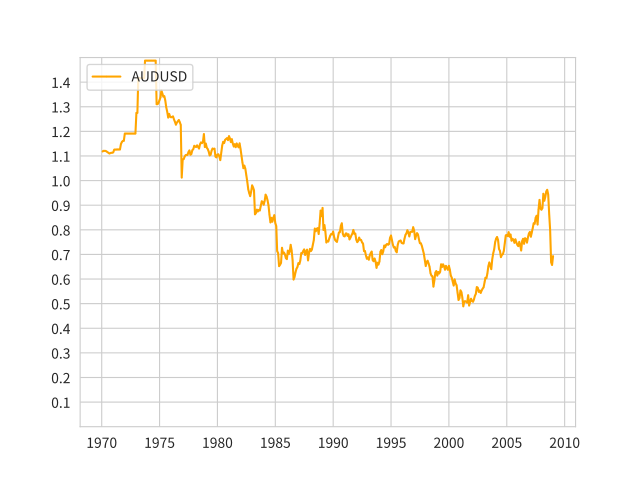

Recreate this plot in Python.
from numpy.random import *
import pandas as pd
import seaborn as sns
from matplotlib import pyplot as plt #%matplotlib inline
import matplotlib.dates as mdates

#Set font in Japanese
plt.rcParams["font.family"] = "Noto Sans CJK JP"

#Load a data file
df1 = pd.read_csv("AUSUSD-1969-2009.csv", #to read CSV file into df = DataFrame.
		sep=",", 
		engine = "python", #to load Japanese CSV file.
		encoding = "utf-8",
        header=[10], #header=[1] = use the second row for comlumn headers, header=[0] = use the first row for comlumn headers. PANDAS count 0 for the first row, 1 for the second row.  
		#index_col=[0], 
		)

#Check Pandas dataframe, showing first 5 row.
print("\nHello, this is the checking part before visualizeing your data.\n")
#print("This is the first three rows in your data.")
#print(df.head(3))
print("\nThis is the overall information of your data.\n")
print(df1.info()) 
print("\nThis is the rows and columns of your data.\n")
print(df1)
print("\nThis is the column labels of your data.\n")
print(df1.columns)
print("\nThis is your first column.\n")
print(df1["Series ID"])
print("\nThis is the column with header name ""FXRUSD"".\n")
print(df1["FXRUSD"])
print("\nThis is the data type of the column with header name ""FXRUSD"".\n")
print(type(df1["FXRUSD"]))


print("\nNow let's change the datatype to prepare for our visualization.\n")
print("\nChanging obeject to datetime.\n")
#df["Series ID"] = pd.to_datetime(df["Series ID"])
df1["Series ID"] = pd.to_datetime(df1["Series ID"], infer_datetime_format=True)
print("\nYou can see the converted datatypes.\n")
print(df1.info())
print("\nYou can see the converted dataframe.\n")
print(df1)
df1 = df1.set_index("Series ID")
print(df1.info())
print(df1)

DATERANGE = df1.loc['1970-01-01':'2009-01-01']
print("\nYou can see the DATERANGE.\n")
print(DATERANGE.info())
print("\nYou can see the DATERANGE dataframe.\n")
print(DATERANGE)

#print("\nGood. Then, we want to use only months and years in the dtaframe.\n")
#df['YEAR_MONTH'] = df["Series ID"].dt.strftime('%Y年%m月')
#print(df.info())
#print(df)


#print("\nNow let's change the datatype to prepare for our visualization.\n")
#print("\nDropping rows with ""-"".\n")
#df = df[df["FXRUSD"].str.contains("-") == False] #Check the column with header ""FXRUSD"" then drop the row with value ""-"". 

#df["FXRUSD"] = pd.to_numeric(df["FXRUSD"]) #Convert datatype from obeject to int or float. Note that this "to_numeric" command didn't work with "-" simbol.
#print("\nYou can see the converted datatypes.\n")
#print(df.info())

print("\nWell done, you finished the checking part.\n")

#Styling
sns.set_style("whitegrid") #Preset styling template.
#plt.grid(True) 
plt.rcParams["font.family"] = "Noto Sans CJK JP" #Set a font after set_style to overwrite.

#plt.plot(df["YEAR_MONTH"], df["FXRUSD"], color ='orange',
#plt.plot(df["Series ID"], df["FXRUSD"], color ='orange',
plt.plot(DATERANGE.index, DATERANGE["FXRUSD"], color ='orange',
         marker ='o', markersize = 0.1, 
         label ='AUDUSD')
 
#plt.plot(df["Series ID"], df["Series ID"], color ='g',
#         linestyle ='dashed', linewidth = 2,
#         label ='JGB10YearYield')
"""
color = 
b	青 (Blue)
g	緑 (Green)
r	赤 (Red)
c	シアン (Cyan)
m	マゼンタ (Magenta)
y	黄 (Yellow)
k	黒 (Black)
w	白 (White)
"""

"""
#Add Annotation and Arrow
plt.annotate('local max', xy=(1950, 100),  xycoords='data',
            xytext=(0.8, 0.95), textcoords='axes fraction',
            # arrowprops=dict(facecolor='black', shrink=0.05),
            horizontalalignment='right', verticalalignment='top',
            )
"""


#Rendering section
fig = plt.legend(loc="upper left", fontsize=10) #Location of the legend.
#fig = plt.xlabel("Series ID") #Unit of X-Axis
#fig = plt.ylabel("-") #Unit of Y-Axis
#fig = plt.xlim(900, 2000) #X-Axis (Min,Max)
fig = plt.ylim(0, 1.5) #Y-Axis (Min,Max)
#fig = plt.xticks([0, 250, 500, 750])
fig = plt.yticks([0.1,0.2,0.3,0.4,0.5,0.6,0.7,0.8,0.9,1.0,1.1,1.2,1.3,1.4])

#fig = plt.xticks(rotation='vertical') #Rotate strings(=words) at Xticks in case they appear inappropriately.
plt.savefig('AUSUSD-1969-2009.pdf')
#plt.savefig('AUSUSD-1969-2009a.png', dpi=72)
plt.savefig('AUSUSD-1969-2009b.png', dpi=300)
plt.savefig('AUSUSD-1969-2009c.png', dpi=600) #Save files in multiple resolution at once.
plt.show()
